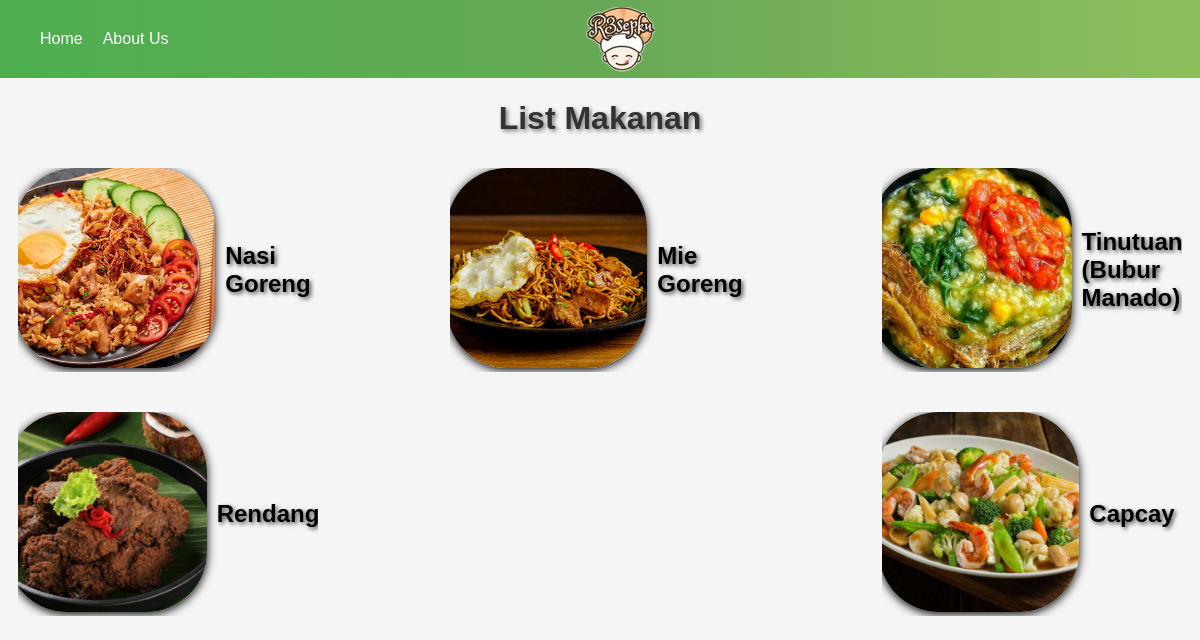
Page /list_resep.php on the committed database.
### tables this page shows
CREATE TABLE `resep` (
  `id_resep` int(11) NOT NULL,
  `judul` varchar(100) NOT NULL,
  `deskripsi` text DEFAULT NULL,
  `gambar` varchar(255) DEFAULT NULL
);

### functions.php (called while the page is built, shortened)
<?php
$host = '0.tcp.ap.ngrok.io:11387';
$username = 'root';
$password = '';
$database = 'phpdasar';
$conn = mysqli_connect($host, $username, $password, $database);
function query($tableName) {
    global $conn;
    $query = "SELECT * FROM " . $tableName;
    $result = mysqli_query($conn, $query);
    $rows = [];
    while ($row = mysqli_fetch_assoc($result)) {
        $rows[] = $row;
    }
    return $rows;
}function query1($tableName, $id) {
    global $conn;
    $query = "SELECT * FROM  $tableName WHERE id_resep =  $id";
    $result = mysqli_query($conn, $query);
    $rows = [];
    while ($row = mysqli_fetch_assoc($result)) {
        $rows[] = $row;
    }
    return $rows;
}
?>

### list_resep.php (the view, shortened to what this page needs)
<?php
require 'functions.php';
$resepku = query("resep");
?>
<!DOCTYPE html>
<html>
<head>
  <link rel="stylesheet" type="text/css" href="list.css">
</head>
<body>
  <h1>List Makanan</h1>
  <header>
    <div class="logo">
    </div>
    <div class="logo">
      <img onclick="goToHome()" src="Chef.png" alt="Logo">
    </div>
    <nav>
      <ul>
        <li><a onclick="goToHome()" class="btn" id="home-btn">Home</a>
        </li>
        <li><a href="index.php#about-us" class="btn">About Us</a>
        </li>
      </ul>
    </nav>
  </header>
  <main>
      <div class="card-container">
      <?php foreach( $resepku as $row) :
      $id = $row["id_resep"];
      $langkah = query1("langkah","$id"); ?>
      <div class="card">
      <a href="Resep.php?id=<?= $row["id_resep"]; ?>"><img src="gambar/<?= $row["gambar"] ?>" alt="<?= $row["judul"] ?>"></a>
        <h2><?= $row["judul"] ?></h2>
      </div>
      <?php endforeach; ?>
      </div>
  </main>
</body>
</html>

### list.css (style rules this page uses)
header { display: flex; justify-content: space-between; align-items: center; background-image: linear-gradient(to right, #4CAF50 0%, #67A856 50%, #8fbf5d 100%); color: #C3C3C3; position: fixed; top: 0; left: 0; right: 0; z-index: 1; }
header img { max-width: 100%; height: auto; }
.logo { padding-top: 5px; padding-left: 40px; max-width: 100%; max-height: 100%; object-fit: contain; position: absolute; top: 50%; left: 50%; transform: translate(-50%, -50%); cursor: pointer; }
nav ul { display: flex; list-style: none; margin-top: 30px; margin: 30px; padding: 0; margin-right: 10px; }
nav ul li a { color: #fff; padding: 10px; text-decoration: none; cursor: pointer; }
body { background-color: #F5F5F5; font-family: Arial, sans-serif; }
h1 { margin-top: 100px; color: #333333; text-align: center; text-shadow: 2px 2px 4px rgba(0, 0, 0, 0.5); font-family: 'Arial', cursive, sans-serif; }
.card-container { display: flex; grid-gap: 20px; flex-wrap: wrap; justify-content: center; align-items: flex-start; margin: 20px auto; max-width: 1200px; justify-content: space-between; }
.card { margin: 10px; width: 300px; overflow: hidden; flex-basis: 300px; display: flex; justify-content: center; align-items: center; }
.card img { width: 200px; height: 200px; object-fit: cover; object-position: center; border-radius: 30%; box-shadow: 0px 2px 10px rgba(0, 0, 0, 1); }
.card h2 { color: #000000; font-size: 24px; margin: 10px; text-shadow: 2px 2px 4px rgba(0, 0, 0, 0.7); }

### rows in the picture
resep: gambar (picture), judul "Nasi Goreng"
resep: gambar (picture), judul "Mie Goreng"
resep: gambar (picture), judul "Tinutuan (Bubur Manado)"
resep: gambar (picture), judul "Rendang"
resep: gambar (picture), judul "Capcay"
